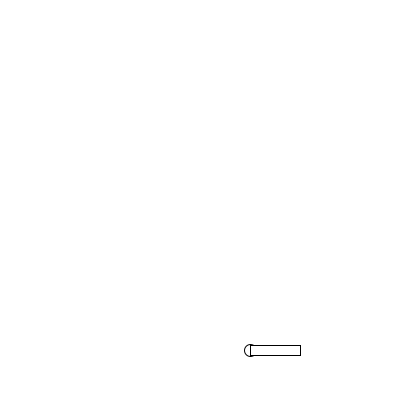
Frame 1 (no input)
Frame 60 (the mouse pressed at the canvas centre just before this capture): identical to frame 1, image omitted
Frame 120 (the mouse held since frame 60 and released just before this capture): identical to frame 1, image omitted

The Processing sketch that drew this single still picture (run headless with seeded random() and noise(); from frame 60 on, the mouse is pressed at the canvas centre):

// Processing sketch: week14_3_ik_inverse_kinematics_part1
// ── week14_3_ik_inverse_kinematics_part1.pde
// week14_3_ik_inverse_kinematics_part1
void setup(){
  size(400,400);
}
float [] angle = new float[5]; //5個關節
void draw(){
  background(255);
  translate(250,350);
  ellipse(0,0,12,12);
  
  pushMatrix();
    rotate(radians(angle[0]));
    rect(0,-5,50,10);
  popMatrix();
}
void mouseDragged(){
  angle[0] += mouseX - pmouseX;
}
